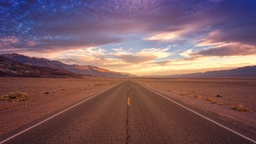
#> input picture lab2/road.jpg, 256 x 144 px, shrunk from 4303 x 2421 before the run
$ python optimalized.py
#> lines starting #> are read from the running program, lines starting #| are printed output that depends on the picture
from PIL import Image, ImageOps
import numpy as np
from tqdm import tqdm

class Summed_Area_Table:
    def __init__(self, size, data):
        width, height = size

        self.size = size
        self.data = data
        self.memo = [None for _ in range(width * height)]
        self.generate()

    def generate(self):
        width, height = self.size
        self.memo = [self.get(x, y) for y in range(height) for x in range(width)]

    def get(self, x, y):
        width, height = self.size
        index = y * width + x
        if x < 0 or y < 0:
            return 0
        elif self.memo[index] is not None:
            return self.memo[index]
        else:
            calc = self.get(x - 1, y) + self.get(x, y - 1) - self.get(x - 1, y - 1) + self.data[index]
            self.memo[index] = calc
            return calc

    def total(self, x0, y0, x1, y1):
        a = self.get(x0 - 1, y0 - 1)
        b = self.get(x0 - 1, y1)
        c = self.get(x1, y0 - 1)
        d = self.get(x1, y1)
        return d + a - b - c


def apply_mean_filter(image, mask_size):
    width, height = image.size
    pixels = np.array(image)

    sat = Summed_Area_Table(size=(width, height), data=pixels.flatten())

    filtered_image = np.zeros_like(pixels)

    offset = mask_size // 2

    for y in tqdm(range(height)):
        for x in range(width):
            x0 = max(0, x - offset)
            y0 = max(0, y - offset)
            x1 = min(width - 1, x + offset)
            y1 = min(height - 1, y + offset)

            area = (x1 - x0 + 1) * (y1 - y0 + 1)
            filtered_image[y, x] = sat.total(x0, y0, x1, y1) // area

    return Image.fromarray(filtered_image)


image = Image.open("road.jpg")
#> image is the input picture: PIL image 256x144 RGB; mean R, G, B 123, 91.1, 97.9
image_gray = ImageOps.grayscale(image)
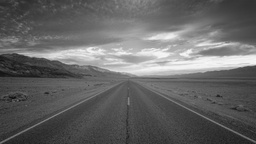
#> image_gray: PIL image 256x144 L; min 11, max 247, mean 101.4

mask_size = 81
filtered_image = apply_mean_filter(image_gray, mask_size)
#> in get, `calc = self.get(x - 1, y) + self.get(x, y - 1) - self.get(x - 1, y - 1..`: calc = 55
#> in generate, `self.memo = [self.get(x, y) for y in range(height) for x in range(widt..`: self.memo = 36864 items
#> the loop in apply_mean_filter, `for y in tqdm(range(height)):` made 144 passes
#> after the loop in apply_mean_filter, `for y in tqdm(range(height)):`:
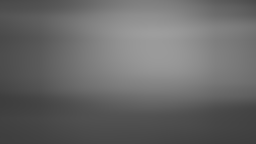
#> filtered_image: shape (144, 256); min 61, max 157, mean 103.8

filtered_image.show()
